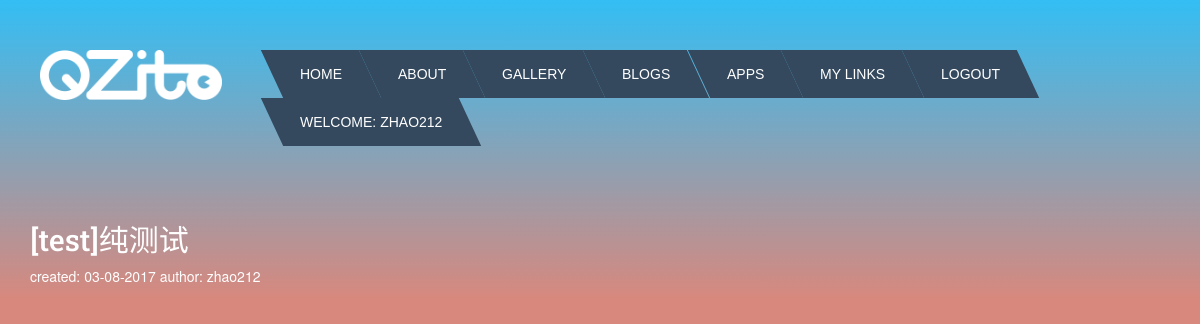
The page /blog/drafts/ (signed in) on the database its author committed.
### blog/models.py (models this page shows, shortened)
class Post(models.Model):
    author = models.ForeignKey('auth.User')
    title = models.CharField(max_length=200)
    text = models.TextField()
    created_date = models.DateTimeField(default = timezone.now)
    published_date = models.DateTimeField(blank=True, null = True)

### blog/views.py (the view)
class DraftListView(LoginRequiredMixin,ListView):
    login_urls = '/login/'
    context_object_name = 'post_draft_list'
    template_name = 'blog/post_draft_list.html'
    redirected_field_name = 'blog/post_list.html'
    model = Post
    def get_queryset(self):
        return Post.objects.filter(published_date__isnull=True).order_by('created_date')

### blog/templates/blog/post_draft_list.html
{%extends 'base.html'%}
{% block content %}
  {% for post in post_draft_list %}
    {% if request.user == post.author %}
      <div class="post" style="color:#ffffff">
          <h1><a class="res2" href="{% url 'blog:post_detail' pk=post.pk %}">{{ post.title }}</a></h1>
          <p class="date">created: {{ post.created_date|date:'d-m-Y' }} author: {{post.author}}</p>
      </div>
    {% endif%}
  {% endfor %}
{% endblock %}

### templates/base.html (shortened to what this page needs)
<!DOCTYPE html>
{% load staticfiles %}
<html>
<head>
  <link rel="stylesheet" href="https://maxcdn.bootstrapcdn.com/bootstrap/3.3.7/css/bootstrap.min.css">
  <link rel="stylesheet" href="https://maxcdn.bootstrapcdn.com/bootstrap/3.3.7/css/bootstrap-theme.min.css">
  <link rel="stylesheet" href="//cdn.jsdelivr.net/medium-editor/latest/css/medium-editor.min.css" type="text/css" media="screen" charset="utf-8">
  <link rel="stylesheet" href="{% static 'CSS/blog.css' %}">
  <link rel="stylesheet" href="{% static 'CSS/blocknav.css' %}">
</head>
<body>
  <div >
    <ul class="menu cf">
      <img class="bigbrand" src="{% static 'img/logo.png'%}" alt="logo">
      <li><a href="{% url 'home' %}">Home</a></li>
      <li><a href="{% url 'blog:about'%}">About</a></li>
      <li><a href="{% url 'gallery'%}">Gallery</a></li>
      <li><a href="{% url 'blog:post_list'%}">Blogs</a>
      </li>
      <li>
        <a href="#">Apps</a>
      </li>
      <li>
        <a href="#">My Links</a>
      </li>
      {% if user.is_authenticated %}
      <li><a href="{% url 'accounts:logout' %}">Logout</a></li>
      <li><a href="#">Welcome: {{ user.username }}</a>
      </li>
      {% else %}
      <li><a href="{% url 'accounts:login' %}">Login</a></li>
      <li><a href="{% url 'accounts:signup' %}">Sign Up</a></li>
      {% endif %}
</ul>
  <div class="container" >
    <div class="row">
      <div class="col-md-8">
        <div class="blog_posts" >
          {% block content %}
          {% endblock %}
        </div>
      </div>
    </div>
  </div>
</div>
</body>
</html>

### blog/static/CSS/blog.css (style rules this page uses)
.bigbrand { float: left; height: 50px; margin-right: 50px; }
.res2 { font-family: 'Roboto Slab', serif; font-size: 30px; color: #ffffff; }
* { box-sizing: border-box; }

### blog/static/CSS/blocknav.css (style rules this page uses)
html { height: 100%; }
body { margin: 0; padding: 0; height: 100%; background-color: #d8887d; background-image: -webkit-linear-gradient(top, #33bef4, transparent); background-image: -moz-linear-gradient(top, #33bef4, transparent); background-image: -o-linear-gradient(top, #33bef4, transparent); background-image: linear-gradient(to bottom, #33bef4, transparent); background-repeat:no-repeat; background-size:100% 300px; }
li { z-index: 999; }
.cf:before, .cf:after { content:" "; display: table; }
.cf:after { clear: both; }
.cf { *zoom: 1; }
.menu { list-style:none; margin: 50px auto; width: 800px; width: -moz-fit-content; width: -webkit-fit-content; width: fit-content; }
.menu > li { background: #34495e; float: left; position: relative; -webkit-transform: skewX(25deg); }
.menu a { display: block; color: #fff; text-transform: uppercase; text-decoration: none; font-family: Arial, Helvetica; font-size: 14px; }
.menu > li > a { -webkit-transform: skewX(-25deg); padding: 1em 2em; }

### rows shown on the page
Post: title "[test]纯测试", created_date "03-08-2017", author "zhao212"

### other values the page prints
{{ user.username }} "ZHAO212"
